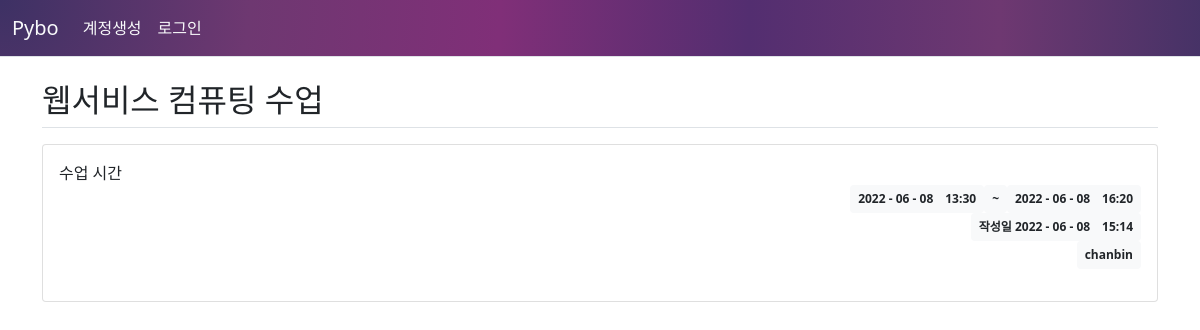
Screenshot of /schedule/detail/5/ with the database file from the repository.
### pybo/models.py (models this page shows)
class Schedule(db.Model):
    id = db.Column(db.Integer, primary_key=True)
    create_date = db.Column(db.DateTime(), nullable=False)
    creator_id = db.Column(db.Integer, db.ForeignKey('user.id', ondelete='CASCADE'), nullable=False)
    creator = db.relationship('User', backref=db.backref('schedule_set'))
    start_date = db.Column(db.DateTime(), nullable=False)
    end_date = db.Column(db.DateTime(), nullable=False)
    subject = db.Column(db.String(200), nullable=False)
    content = db.Column(db.Text(), nullable=False)

class User(db.Model):
    id = db.Column(db.Integer, primary_key=True)
    username = db.Column(db.String(150), unique=True, nullable=False)
    password = db.Column(db.String(150), nullable=False)

### pybo/views/schedule_views.py (the view)
@bp.route('/detail/<int:schedule_id>/')
def detail(schedule_id):
    form = ScheduleForm()
    schedule = Schedule.query.get_or_404(schedule_id)
    return render_template('schedule/schedule_detail.html', schedule=schedule, form=form)

### pybo/filter.py (called while the page is built)
def format_datetime(value, fmt='%Y - %m - %d　%H:%M'):
    return value.strftime(fmt)

### pybo/views/auth_views.py (called while the page is built)
@bp.before_app_request
def load_logged_in_user():
    user_id = session.get('user_id')
    if user_id is None:
        g.user = None
    else:
        g.user = User.query.get(user_id)

### pybo/templates/schedule/schedule_detail.html (shortened to what this page needs)
{% extends 'base.html' %}
{% block content %}
<div class="container my-3">
    <h2 class="border-bottom py-2">{{ schedule.subject }}</h2>
    <div class="card my-3">
        <div class="card-body">
            <div class="card-text" style="white-space: pre-line;">{{ schedule.content }}</div>
            <div class="d-flex justify-content-end">
                <div class="badge bg-light text-dark p-2">
                    {{ schedule.start_date|datetime }}
                </div>
                <div class="badge bg-light text-dark p-2">
                    ~
                </div>
                <div class="badge bg-light text-dark p-2">
                    {{ schedule.end_date|datetime }}
                </div>
            </div>
            <div class="d-flex justify-content-end">
                <div class="badge bg-light text-dark p-2">
                    작성일 {{ schedule.create_date|datetime }}
                </div>
            </div>
            <div class="d-flex justify-content-end">
                <div class="badge bg-light text-dark p-2">
                    {{ schedule.creator.username }}
                </div>
            </div>
        </div>
    </div>
</div>
{% endblock %}

### rows the page displays
Schedule: subject "웹서비스 컴퓨팅 수업", content "수업 시간", start_date "2022 - 06 - 08 13:30", end_date "2022 - 06 - 08 16:20", create_date "2022 - 06 - 08 15:14"
User: creator.username "chanbin"
